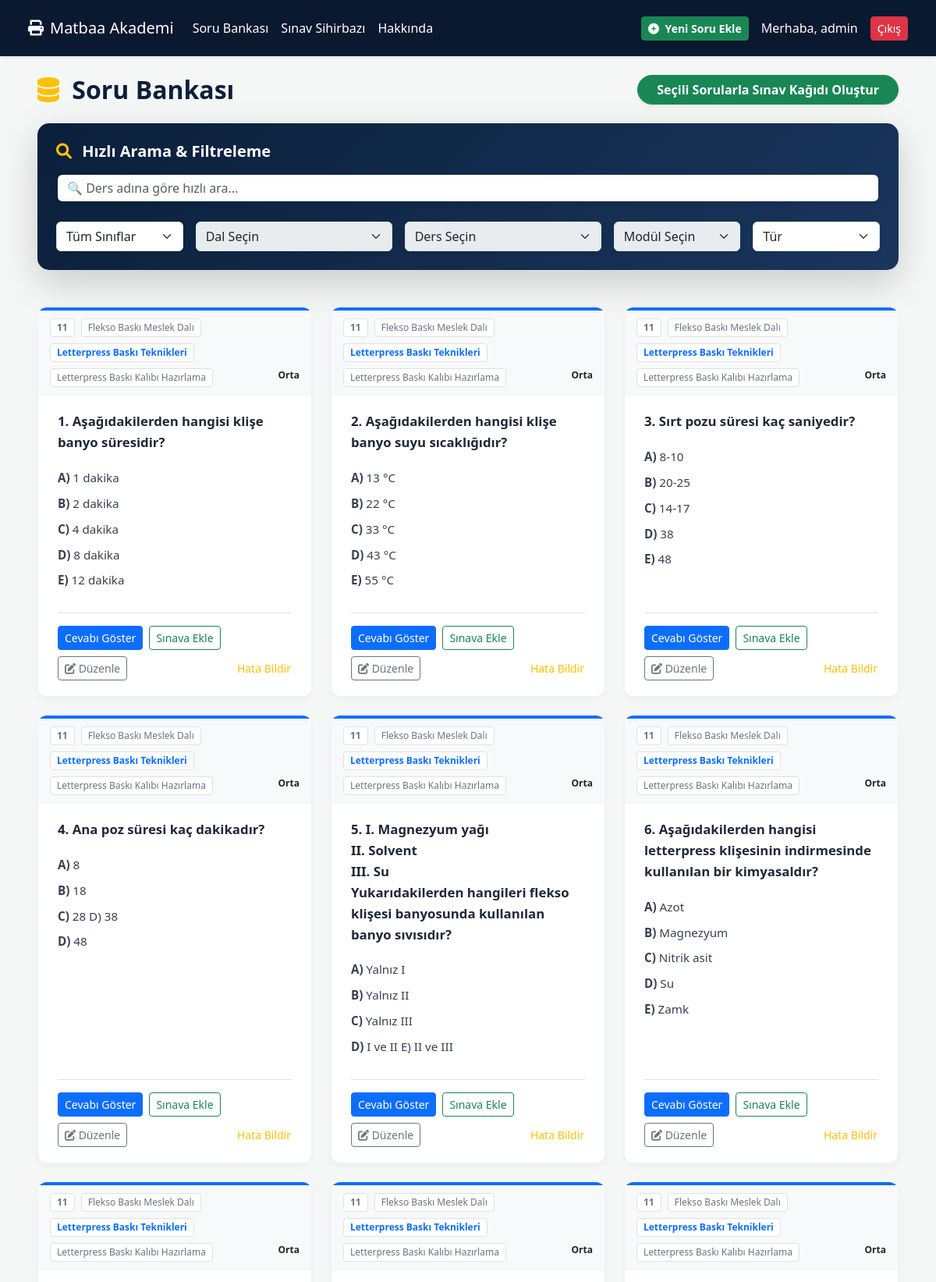
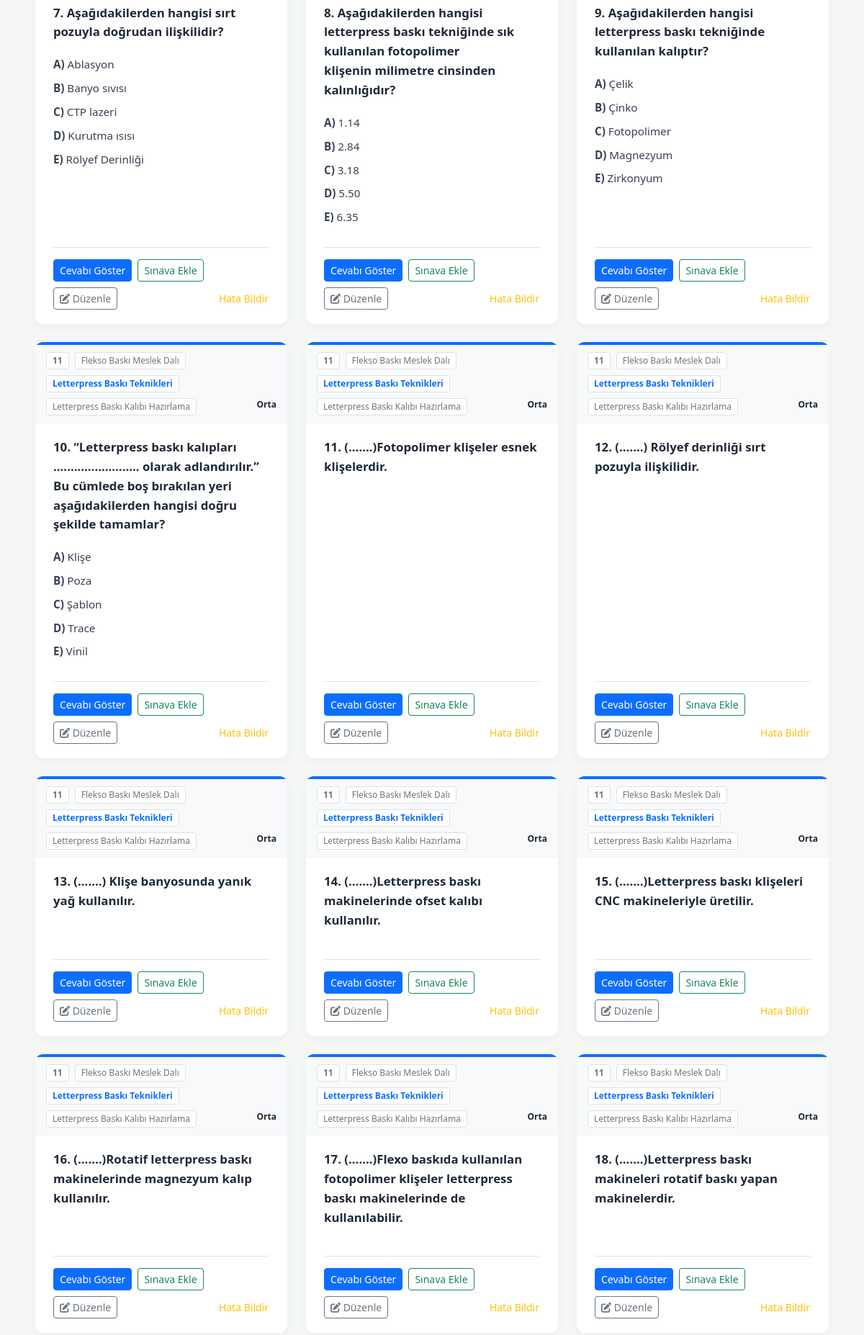
The page /sorubankasi/ (signed in, upper part) on the database its author committed (2 pictures, top to bottom).
### akademi/models.py (models this page shows, shortened)
class CustomUser(AbstractUser):
    adi = models.CharField(max_length=50, blank=True, null=True)
    soyadi = models.CharField(max_length=50, blank=True, null=True)
    unvan = models.CharField(max_length=50, blank=True, null=True)
    okul = models.CharField(max_length=255, blank=True, null=True)
    calistigi_alan = models.CharField(max_length=100, blank=True, null=True)
    membership_type = models.CharField(max_length=20, default='free')
    class Meta:
        verbose_name = "Kullanıcı"
        verbose_name_plural = "Kullanıcılar"

class Soru(models.Model):
    ZORLUK_SEVIYESI = [('kolay', 'Kolay'), ('orta', 'Orta'), ('zor', 'Zor')]
    ONAY_DURUMLARI = [('taslak', 'Taslak'), ('beklemede', 'Beklemede'), ('onaylandi', 'Onaylandı'), ('reddedildi', 'Reddedildi')]
    sinif = models.ForeignKey(Sinif, on_delete=models.CASCADE)
    dal = models.ForeignKey(Dal, on_delete=models.CASCADE)
    ders = models.ForeignKey(Ders, on_delete=models.CASCADE)
    modul = models.ForeignKey(Modul, on_delete=models.CASCADE)
    tur = models.ForeignKey(SoruTuru, on_delete=models.CASCADE)
    soru_metni = models.TextField()
    soru_resmi = models.ImageField(upload_to='soru_resimleri/', blank=True, null=True)
    cevap_resmi = models.ImageField(upload_to='cevap_resimleri/', blank=True, null=True)
    klasik_cevap = models.TextField(blank=True, null=True)
    secenek_a = models.TextField(blank=True, null=True)
    secenek_b = models.TextField(blank=True, null=True)
    secenek_c = models.TextField(blank=True, null=True)
    secenek_d = models.TextField(blank=True, null=True)
    secenek_e = models.TextField(blank=True, null=True)
    dogru_cevap = models.CharField(max_length=1, choices=[('A', 'A'), ('B', 'B'), ('C', 'C'), ('D', 'D'), ('E', 'E')], blank=True, null=True)
    zorluk_seviyesi = models.CharField(max_length=10, choices=ZORLUK_SEVIYESI, default='orta')
    onay_durumu = models.CharField(max_length=20, choices=ONAY_DURUMLARI, default='onaylandi')
    soruyu_hazirlayan = models.ForeignKey(CustomUser, on_delete=models.SET_NULL, null=True)
    olusturulma_tarihi = models.DateTimeField(auto_now_add=True)
    class Meta:
        verbose_name = "Soru"
        verbose_name_plural = "Sorular"

class Sinif(models.Model):
    sinif = models.IntegerField(unique=True)
    class Meta:
        verbose_name = "Sınıf"
        verbose_name_plural = "Sınıflar"
        ordering = ['sinif']

class Dal(models.Model):
    sinif = models.ForeignKey(Sinif, on_delete=models.CASCADE, related_name='dallar')
    adi = models.CharField(max_length=100)
    class Meta:
        verbose_name = "Dal"
        verbose_name_plural = "Dallar"

class Ders(models.Model):
    dal = models.ForeignKey(Dal, on_delete=models.CASCADE, related_name='dersler')
    adi = models.CharField(max_length=100)
    class Meta:
        verbose_name = "Ders"
        verbose_name_plural = "Dersler"

class Modul(models.Model):
    ders = models.ForeignKey(Ders, on_delete=models.CASCADE, related_name='moduller')
    adi = models.CharField(max_length=200)
    class Meta:
        verbose_name = "Modül"
        verbose_name_plural = "Modüller"

### akademi/views.py (the view)
# urls.py: path('sorubankasi/', views.soru_bankasi, name='soru_bankasi'),
def soru_bankasi(request):
    sorular = Soru.objects.filter(onay_durumu='onaylandi').order_by('-id')
    siniflar = Sinif.objects.all()
    soru_turleri = SoruTuru.objects.all()
    exam_questions = request.session.get('exam_questions', [])
    all_dersler = Ders.objects.all()
    all_dersler_json = json.dumps([
        {
            'id': d.id,
            'ders_adi': d.adi,
            'sinif': d.dal.sinif.sinif,
            'dal_adi': d.dal.adi
        } for d in all_dersler
    ])
    context = {
        'sorular': sorular,
        'siniflar': siniflar,
        'soru_turleri': soru_turleri,
        'all_dersler_json': all_dersler_json,
        'exam_questions': exam_questions,
    }
    return render(request, 'sorubankasi.html', context)

### akademi/templates/sorubankasi.html (shortened to what this page needs)
{% extends 'base.html' %}
{% load static %}
{% block content %}
<div class="container-fluid py-4 px-4 px-xl-5">
    <div class="d-flex flex-wrap justify-content-between align-items-center mb-4 gap-3">
        <h2 class="fw-bold mb-0" style="color: #0a1f3a;">
            <i class="fas fa-database text-warning me-2"></i> Soru Bankası
        </h2>
        <a href="{% url 'manuel_sinav_kagit' %}" class="btn btn-success fw-bold shadow-sm rounded-pill px-4">
            Seçili Sorularla Sınav Kağıdı Oluştur
        </a>
    </div>
    <div class="filter-section shadow-lg mb-5 p-4">
        <h5 class="fw-bold text-white mb-3"><i class="fas fa-search text-warning me-2"></i> Hızlı Arama & Filtreleme</h5>
        <div class="row g-3">
            <div class="col-12 mb-2">
                <input type="text" id="search_ders" class="form-control search-input shadow-sm" placeholder="🔍 Ders adına göre hızlı ara...">
            </div>
            <div class="col-md-2">
                <select class="form-select shadow-sm" id="filter_sinif">
                    <option value="">Tüm Sınıflar</option>
                </select>
            </div>
            <div class="col-md-3">
                <select class="form-select shadow-sm" id="filter_dal" disabled><option value="">Dal Seçin</option></select>
            </div>
            <div class="col-md-3">
                <select class="form-select shadow-sm" id="filter_ders" disabled><option value="">Ders Seçin</option></select>
            </div>
            <div class="col-md-2">
                <select class="form-select shadow-sm" id="filter_modul" disabled><option value="">Modül Seçin</option></select>
            </div>
            <div class="col-md-2">
                <select class="form-select shadow-sm" id="filter_tur">
                    <option value="">Tür</option>
                </select>
            </div>
        </div>
    </div>
    <div class="row g-4" id="soruGridContainer">
        {% if sorular %}
            {% for soru in sorular %}
            <div class="col-12 col-md-6 col-lg-4 d-flex align-items-stretch question-item"
                 sınıf data-sinif= "{{ soru.sinif.sinif }}" data-dal="{{ soru.dal.adi }}"
                 data-ders="{{ soru.ders.adi }}" data-modul="{{ soru.modul.adi }}"
                 data-tur="{{ soru.tur.adi }}">
                <div class="question-card w-100">
                    <div class="question-info-bar">
                        <span class="info-tag"><strong>{{ soru.sinif.sinif }}</strong></span>
                        <span class="info-tag">{{ soru.dal.adi }}</span>
                        <span class="info-tag text-primary fw-bold">{{ soru.ders.adi }}</span>
                        <span class="info-tag">{{ soru.modul.adi }}</span>
                        <span class="ms-auto text-dark"><strong>{{ soru.get_zorluk_seviyesi_display }}</strong></span>
                    </div>
                    <div class="question-body">
                        <div class="question-text">
                            {{ forloop.counter }}. {{ soru.soru_metni|linebreaksbr }}
                        </div>
                        <ul class="options-list">
                            {% if soru.secenek_a %}<li><strong>A)</strong> {{ soru.secenek_a }}</li>{% endif %}
                            {% if soru.secenek_b %}<li><strong>B)</strong> {{ soru.secenek_b }}</li>{% endif %}
                            {% if soru.secenek_c %}<li><strong>C)</strong> {{ soru.secenek_c }}</li>{% endif %}
                            {% if soru.secenek_d %}<li><strong>D)</strong> {{ soru.secenek_d }}</li>{% endif %}
                            {% if soru.secenek_e %}<li><strong>E)</strong> {{ soru.secenek_e }}</li>{% endif %}
                        </ul>
                        <div class="d-flex gap-2 mt-auto pt-3 border-top align-items-center flex-wrap">
                            <button type="button" class="btn btn-primary btn-sm btn-cevabi-goster" data-id="{{ soru.id }}">Cevabı Göster</button>
                            {% if soru.id|stringformat:"s" in exam_questions %}
                                <button type="button" class="btn btn-success btn-sm btn-sinava-ekle" data-id="{{ soru.id }}">Eklendi</button>
                            {% else %}
                                <button type="button" class="btn btn-outline-success btn-sm btn-sinava-ekle" data-id="{{ soru.id }}">Sınava Ekle</button>
                            {% endif %}
                            {% if request.user.is_staff %}
                            <a href="/soru-duzenle/{{ soru.id }}/" class="btn btn-outline-secondary btn-sm" title="Soruyu Düzenle">
                                <i class="fas fa-edit"></i> Düzenle
                            </a>
                            {% endif %}
                            <button type="button" class="btn btn-link btn-sm text-warning ms-auto p-0 btn-hata-bildir" data-id="{{ soru.id }}" style="text-decoration:none;">Hata Bildir</button>
                        </div>
                    </div>
                </div>
            </div>
            {% endfor %}
        {% endif %}
    </div>
</div>
{% endblock content %}

### akademi/templates/base.html (shortened to what this page needs)
<!DOCTYPE html>
<html lang="tr">
<head>
    <link href="https://cdn.jsdelivr.net/npm/bootstrap@5.3.0/dist/css/bootstrap.min.css" rel="stylesheet">
    <link rel="stylesheet" href="https://cdnjs.cloudflare.com/ajax/libs/font-awesome/6.0.0/css/all.min.css">
</head>
<body>
    <nav class="navbar navbar-expand-lg navbar-custom shadow-sm">
        <div class="container-fluid">
            <a class="navbar-brand d-flex align-items-center" href="{% url 'home' %}">
                <i class="fas fa-print me-2"></i> Matbaa Akademi
            </a>
            <div class="collapse navbar-collapse" id="navbarNav">
                <ul class="navbar-nav me-auto">
                    <li class="nav-item"><a class="nav-link" href="{% url 'soru_bankasi' %}">Soru Bankası</a></li>
                    <li class="nav-item"><a class="nav-link" href="{% url 'sihirbaz' %}">Sınav Sihirbazı</a></li>
                    <li class="nav-item"><a class="nav-link" href="{% url 'about' %}">Hakkında</a></li>
                </ul>
                <div class="d-flex align-items-center gap-2">
                    {% if request.user.is_authenticated %}
                        <a href="{% url 'yeni_soru' %}" class="btn btn-success btn-sm me-2 fw-bold shadow-sm">
                            <i class="fas fa-plus-circle me-1"></i> Yeni Soru Ekle
                        </a>
                        <span class="text-white me-2">Merhaba, {{ request.user.username }}</span>
                        <form method="post" action="{% url 'logout' %}" class="d-inline">
                            <button type="submit" class="btn btn-danger btn-sm">Çıkış</button>
                        </form>
                    {% else %}
                        <a href="{% url 'login' %}" class="btn btn-outline-light btn-sm">Giriş</a>
                        <a href="{% url 'register' %}" class="btn btn-accent btn-sm">Üye Ol</a>
                    {% endif %}
                </div>
            </div>
        </div>
    </nav>
    <main>
        {% block content %}{% endblock %}
    </main>
</body>
</html>

### akademi/templates/base.html (style rules this page uses)
:root { --primary-bg: #0a192f; --accent-color: #ff4d00; }
body { background-color: #f4f7f6; min-height: 100vh; }
.navbar-custom { background-color: var(--primary-bg); padding: 1rem 2%; }
.navbar-brand, .nav-link { color: white !important; }

### akademi/templates/sorubankasi.html (style rules this page uses)
.question-card { border: 1px solid #eef2f7; border-radius: 12px; box-shadow: 0 4px 12px rgba(0,0,0,0.03); background: #fff; transition: all 0.3s ease; border-top: 4px solid #0d6efd; display: flex; flex-direction: column; }
.question-info-bar { background-color: #f8f9fa; padding: 10px 15px; border-bottom: 1px solid #f1f5f9; font-size: 0.75rem; color: #6c757d; display: flex; flex-wrap: wrap; gap: 8px; }
.info-tag { background: #fff; border: 1px solid #dee2e6; padding: 2px 8px; border-radius: 4px; white-space: nowrap; }
.question-body { padding: 20px 25px; flex-grow: 1; display: flex; flex-direction: column; }
.question-text { font-size: 1.05rem; font-weight: 600; color: #1f2937; line-height: 1.6; margin-bottom: 20px; }
.options-list { list-style-type: none; padding-left: 0; margin-bottom: 20px; }
.options-list li { margin-bottom: 10px; font-size: 0.95rem; color: #374151; line-height: 1.5; }
.filter-section { background: linear-gradient(135deg, #0a1f3a 0%, #1a365d 100%); border-radius: 15px; color: white; }
.search-input { border-radius: 8px; border: 2px solid transparent; height: 38px; }

### rows shown on the page
CustomUser: user.username "admin"
Soru: sinif.sinif "11", dal.adi "Flekso Baskı Meslek Dalı", ders.adi "Letterpress Baskı Teknikleri", modul.adi "Letterpress Baskı Kalıbı Hazırlama", zorluk_seviyesi "Orta", soru_metni "Aşağıdakilerden hangisi klişe banyo süresidir?", secenek_a "1 dakika", secenek_b "2 dakika", secenek_c "4 dakika", secenek_d "8 dakika", secenek_e "12 dakika"
Soru: sinif.sinif "11", dal.adi "Flekso Baskı Meslek Dalı", ders.adi "Letterpress Baskı Teknikleri", modul.adi "Letterpress Baskı Kalıbı Hazırlama", zorluk_seviyesi "Orta", soru_metni "Aşağıdakilerden hangisi klişe banyo suyu sıcaklığıdır?", secenek_a "13 °C", secenek_b "22 °C", secenek_c "33 °C", secenek_d "43 °C", secenek_e "55 °C"
Soru: sinif.sinif "11", dal.adi "Flekso Baskı Meslek Dalı", ders.adi "Letterpress Baskı Teknikleri", modul.adi "Letterpress Baskı Kalıbı Hazırlama", zorluk_seviyesi "Orta", soru_metni "Sırt pozu süresi kaç saniyedir?", secenek_a "8-10", secenek_b "20-25", secenek_c "14-17", secenek_d "38", secenek_e "48"
Soru: sinif.sinif "11", dal.adi "Flekso Baskı Meslek Dalı", ders.adi "Letterpress Baskı Teknikleri", modul.adi "Letterpress Baskı Kalıbı Hazırlama", zorluk_seviyesi "Orta", soru_metni "Ana poz süresi kaç dakikadır?", secenek_a "8", secenek_b "18", secenek_c "28 D) 38", secenek_d "48"
Soru: sinif.sinif "11", dal.adi "Flekso Baskı Meslek Dalı", ders.adi "Letterpress Baskı Teknikleri", modul.adi "Letterpress Baskı Kalıbı Hazırlama", zorluk_seviyesi "Orta", soru_metni "I. Magnezyum yağı II. Solvent III. Su Yukarıdakilerden hangileri flekso klişesi banyosunda kullanılan banyo sıvısıdır?", secenek_a "Yalnız I", secenek_b "Yalnız II", secenek_c "Yalnız III", secenek_d "I ve II E) II ve III"
Soru: sinif.sinif "11", dal.adi "Flekso Baskı Meslek Dalı", ders.adi "Letterpress Baskı Teknikleri", modul.adi "Letterpress Baskı Kalıbı Hazırlama", zorluk_seviyesi "Orta", soru_metni "Aşağıdakilerden hangisi letterpress klişesinin indirmesinde kullanılan bir kimyasaldır?", secenek_a "Azot", secenek_b "Magnezyum", secenek_c "Nitrik asit", secenek_d "Su", secenek_e "Zamk"
Soru: sinif.sinif "11", dal.adi "Flekso Baskı Meslek Dalı", ders.adi "Letterpress Baskı Teknikleri", modul.adi "Letterpress Baskı Kalıbı Hazırlama", zorluk_seviyesi "Orta", soru_metni "Aşağıdakilerden hangisi sırt pozuyla doğrudan ilişkilidir?", secenek_a "Ablasyon", secenek_b "Banyo sıvısı", secenek_c "CTP lazeri", secenek_d "Kurutma ısısı", secenek_e "Rölyef Derinliği"
Soru: sinif.sinif "11", dal.adi "Flekso Baskı Meslek Dalı", ders.adi "Letterpress Baskı Teknikleri", modul.adi "Letterpress Baskı Kalıbı Hazırlama", zorluk_seviyesi "Orta", soru_metni "Aşağıdakilerden hangisi letterpress baskı tekniğinde sık kullanılan fotopolimer klişenin milimetre cinsinden kalınlığıdır?", secenek_a "1.14", secenek_b "2.84", secenek_c "3.18", secenek_d "5.50", secenek_e "6.35"
Soru: sinif.sinif "11", dal.adi "Flekso Baskı Meslek Dalı", ders.adi "Letterpress Baskı Teknikleri", modul.adi "Letterpress Baskı Kalıbı Hazırlama", zorluk_seviyesi "Orta", soru_metni "Aşağıdakilerden hangisi letterpress baskı tekniğinde kullanılan kalıptır?", secenek_a "Çelik", secenek_b "Çinko", secenek_c "Fotopolimer", secenek_d "Magnezyum", secenek_e "Zirkonyum"
Soru: sinif.sinif "11", dal.adi "Flekso Baskı Meslek Dalı", ders.adi "Letterpress Baskı Teknikleri", modul.adi "Letterpress Baskı Kalıbı Hazırlama", zorluk_seviyesi "Orta", soru_metni "“Letterpress baskı kalıpları ......................... olarak adlandırılır.” Bu cümlede boş bırakılan yeri aşağıdakilerden hangisi doğru şekilde tamamlar?", secenek_a "Klişe", secenek_b "Poza", secenek_c "Şablon", secenek_d "Trace", secenek_e "Vinil"
Soru: sinif.sinif "11", dal.adi "Flekso Baskı Meslek Dalı", ders.adi "Letterpress Baskı Teknikleri", modul.adi "Letterpress Baskı Kalıbı Hazırlama", zorluk_seviyesi "Orta", soru_metni "(.......)Fotopolimer klişeler esnek klişelerdir."
Soru: sinif.sinif "11", dal.adi "Flekso Baskı Meslek Dalı", ders.adi "Letterpress Baskı Teknikleri", modul.adi "Letterpress Baskı Kalıbı Hazırlama", zorluk_seviyesi "Orta", soru_metni "(.......) Rölyef derinliği sırt pozuyla ilişkilidir."
Soru: sinif.sinif "11", dal.adi "Flekso Baskı Meslek Dalı", ders.adi "Letterpress Baskı Teknikleri", modul.adi "Letterpress Baskı Kalıbı Hazırlama", zorluk_seviyesi "Orta", soru_metni "(.......) Klişe banyosunda yanık yağ kullanılır."
Soru: sinif.sinif "11", dal.adi "Flekso Baskı Meslek Dalı", ders.adi "Letterpress Baskı Teknikleri", modul.adi "Letterpress Baskı Kalıbı Hazırlama", zorluk_seviyesi "Orta", soru_metni "(.......)Letterpress baskı makinelerinde ofset kalıbı kullanılır."
Soru: sinif.sinif "11", dal.adi "Flekso Baskı Meslek Dalı", ders.adi "Letterpress Baskı Teknikleri", modul.adi "Letterpress Baskı Kalıbı Hazırlama", zorluk_seviyesi "Orta", soru_metni "(.......)Letterpress baskı klişeleri CNC makineleriyle üretilir."
Soru: sinif.sinif "11", dal.adi "Flekso Baskı Meslek Dalı", ders.adi "Letterpress Baskı Teknikleri", modul.adi "Letterpress Baskı Kalıbı Hazırlama", zorluk_seviyesi "Orta", soru_metni "(.......)Rotatif letterpress baskı makinelerinde magnezyum kalıp kullanılır."
Soru: sinif.sinif "11", dal.adi "Flekso Baskı Meslek Dalı", ders.adi "Letterpress Baskı Teknikleri", modul.adi "Letterpress Baskı Kalıbı Hazırlama", zorluk_seviyesi "Orta", soru_metni "(.......)Flexo baskıda kullanılan fotopolimer klişeler letterpress baskı makinelerinde de kullanılabilir."
Soru: sinif.sinif "11", dal.adi "Flekso Baskı Meslek Dalı", ders.adi "Letterpress Baskı Teknikleri", modul.adi "Letterpress Baskı Kalıbı Hazırlama", zorluk_seviyesi "Orta", soru_metni "(.......)Letterpress baskı makineleri rotatif baskı yapan makinelerdir."
